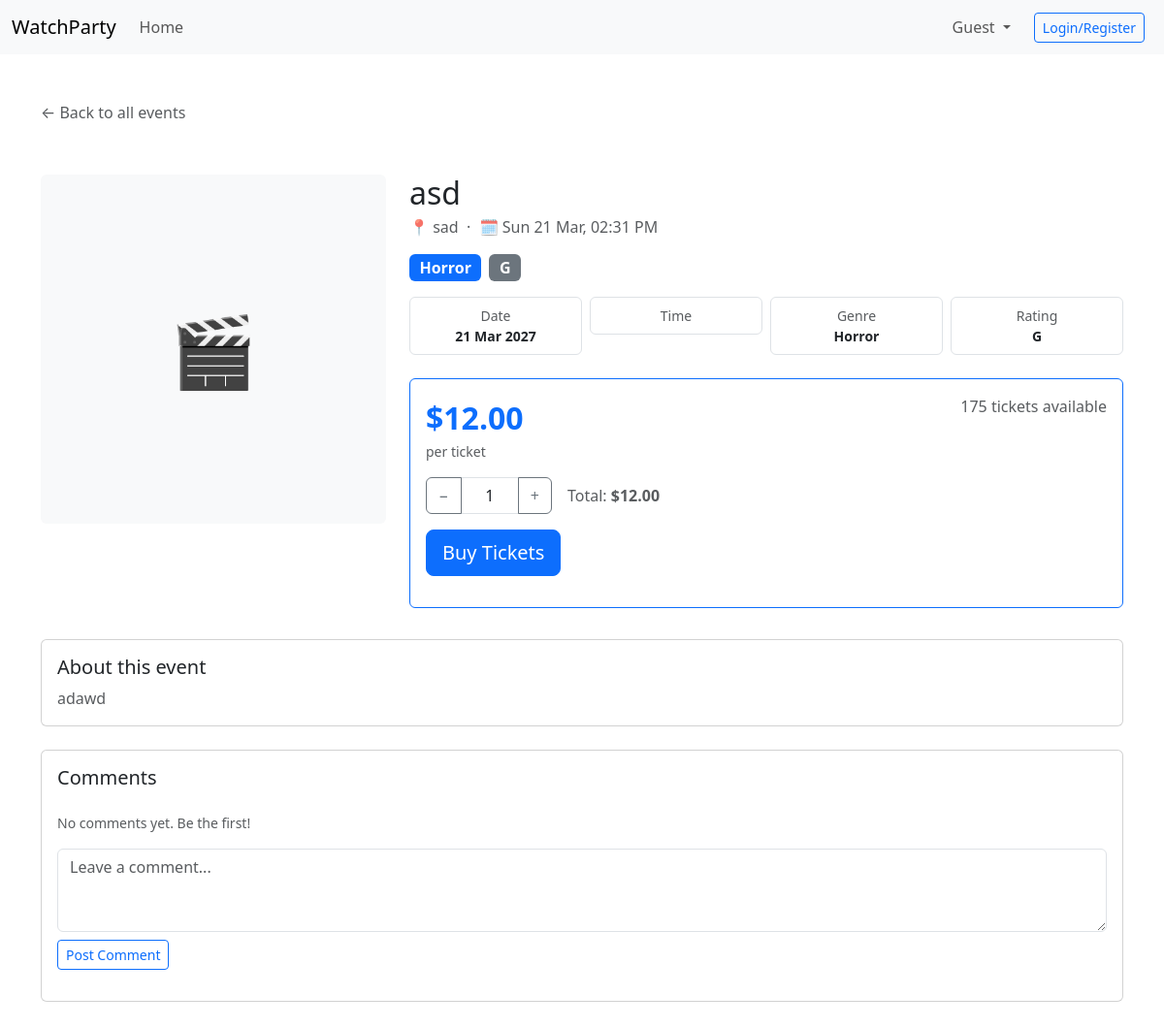
Before: /events/1 with the older database file.
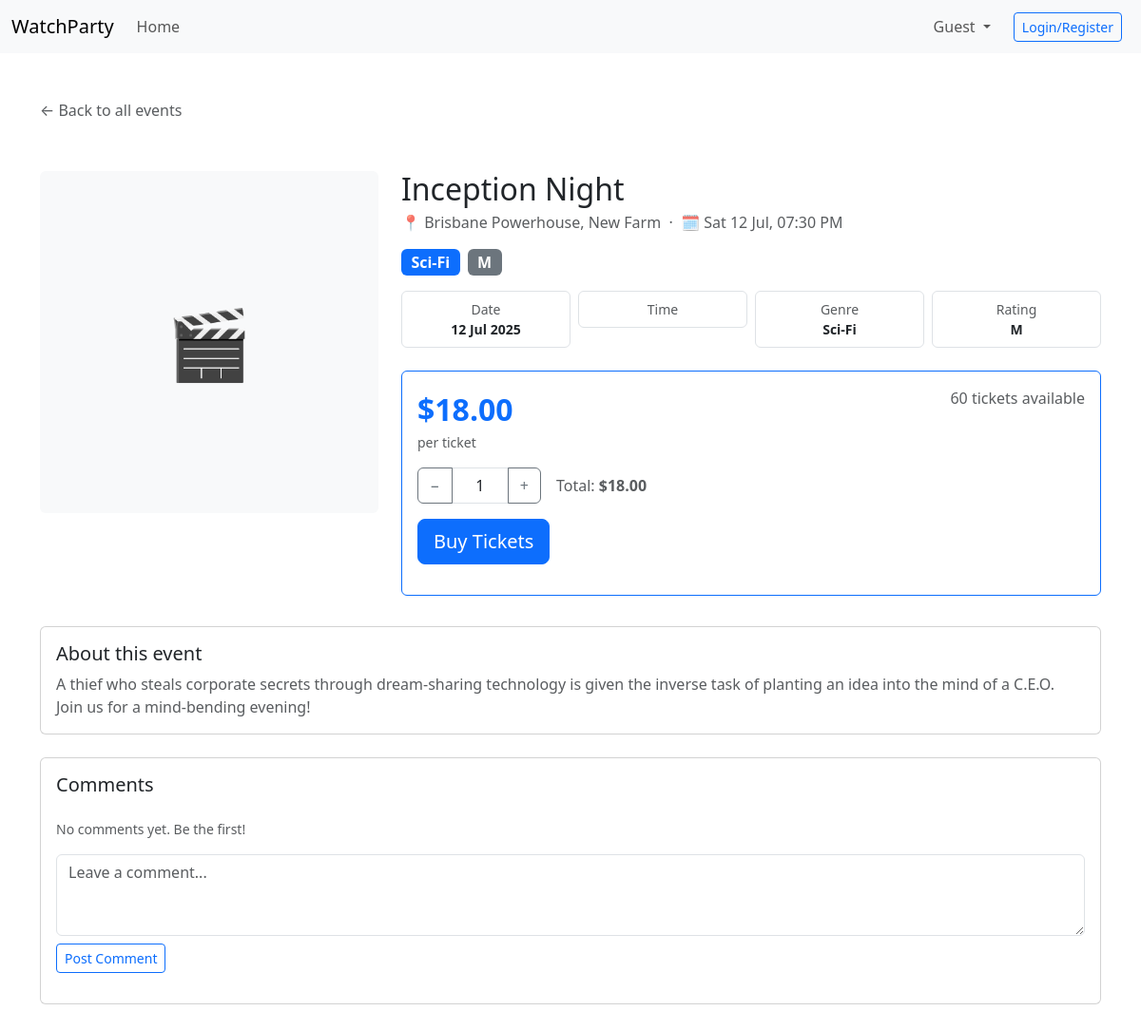
After: the same page with the newer database file.
### website/models.py (models this page shows)
class Event(db.Model):
    __tablename__ = 'event'
    id = db.Column(db.Integer, primary_key=True)
    title = db.Column(db.String(150), nullable=False)
    description = db.Column(db.Text, nullable=False)
    genre = db.Column(db.String(50))
    rating = db.Column(db.String(10))
    ticket_price = db.Column(db.Float)
    tickets_available = db.Column(db.Integer)
    location = db.Column(db.String(120), nullable=False)
    date = db.Column(db.DateTime)
    image = db.Column(db.String(255))
    comments = db.relationship('Comment', backref='event', lazy=True)
    orders = db.relationship('Booking', backref='event', lazy=True)

### website/views.py (the view, shortened to what this page needs)
@main_bp.route('/events/<int:event_id>', methods=['GET', 'POST'])
def event_detail(event_id):
    event = Event.query.get_or_404(event_id)
    comment_form = CommentForm()
    if "cart" not in session:
        session["cart"] = {}
    cart = session["cart"]
    key = str(event_id)
    cart.setdefault(key, 1)
    quantity = cart[key]
    return render_template('event_detail.html', event=event, comment_form=comment_form, quantity=quantity)

### website/forms.py
class CommentForm(FlaskForm):
    text = TextAreaField("Comment", validators=[InputRequired(), Length(min=1, max=500)])
    submit = SubmitField("Post comment")

### website/templates/event_detail.html (shortened to what the changed rows need)
{% extends "base.html" %}
{% block content %}
<div class="container mt-5">
    <div class="row g-4 mt-1">
        <div class="col-md-4">
            {% if event.image %}
            <div class="bg-light rounded d-flex align-items-center justify-content-center"
                 style="height: 360px; font-size: 72px; display: none!important;">🎬</div>
            {% else %}
            <div class="bg-light rounded d-flex align-items-center justify-content-center"
                 style="height: 360px; font-size: 72px;">🎬</div>
            {% endif %}
        </div>
        <div class="col-md-8">
            <h2 class="mb-1">{{ event.title }}</h2>
            <p class="text-muted mb-3">
                📍 {{ event.location }} &nbsp;·&nbsp;
                🗓 {{ event.date.strftime('%a %d %b, %I:%M %p').lstrip('0') if event.date else 'Date TBC' }}
            </p>
            <div class="mb-3">
                {% if event.genre %}
                <span class="badge bg-primary me-1 fs-6">{{ event.genre }}</span>
                {% endif %}
                {% if event.rating %}
                <span class="badge bg-secondary fs-6">{{ event.rating }}</span>
                {% endif %}
            </div>
            <div class="row g-2 mb-4">
                <div class="col-6 col-md-3">
                    <div class="border rounded p-2 text-center">
                        <div class="text-muted small">Date</div>
                        <div class="fw-semibold small">{{ event.date.strftime('%d %b %Y') if event.date else 'TBC' }}</div>
                    </div>
                </div>
                <div class="col-6 col-md-3">
                </div>
                <div class="col-6 col-md-3">
                    <div class="border rounded p-2 text-center">
                        <div class="text-muted small">Genre</div>
                        <div class="fw-semibold small">{{ event.genre if event.genre else '—' }}</div>
                    </div>
                </div>
                <div class="col-6 col-md-3">
                    <div class="border rounded p-2 text-center">
                        <div class="text-muted small">Rating</div>
                        <div class="fw-semibold small">{{ event.rating if event.rating else '—' }}</div>
                    </div>
                </div>
            </div>
            <div class="card border-primary mb-4">
                <div class="card-body">
                    <div class="d-flex justify-content-between align-items-start mb-3">
                        <div>
                            <div class="fs-2 fw-bold text-primary">
                                {% if event.ticket_price %}${{ "%.2f"|format(event.ticket_price) }}{% else %}Free{% endif %}
                            </div>
                            <div class="text-muted small">per ticket</div>
                        </div>
                        <div class="text-end">
                            {% if event.tickets_available and event.tickets_available > 0 %}
                            {% if event.tickets_available < 10 %}
                            <span class="text-warning fw-semibold">⚠ Only {{ event.tickets_available }} left!</span>
                            {% else %}
                            <span class="text-muted">{{ event.tickets_available }} tickets available</span>
                            {% endif %}
                            {% else %}
                            <span class="text-danger fw-semibold">Sold out</span>
                            {% endif %}
                        </div>
                    </div>
                    {% if event.tickets_available and event.tickets_available > 0 %}
                    <form method="POST">
                        <div class="d-flex align-items-center gap-3 mb-3">
                            <span class="text-muted">
                                Total: <strong>
                                    {% if event.ticket_price %}${{ "%.2f"|format(event.ticket_price * quantity) }}{% else %}Free{% endif %}
                                </strong>
                            </span>
                        </div>
                        {% else %}
                        <div class="d-grid">
                            <button class="btn btn-secondary btn-lg" disabled>Sold Out</button>
                        </div>
                        {% endif %}
                    </form>
                </div>
            </div>
        </div>
    </div>
    <div class="row mt-2">
        <div class="col-12">
            <div class="card mb-4">
                <div class="card-body">
                    <h5 class="card-title">About this event</h5>
                    <p class="card-text text-muted">{{ event.description }}</p>
                </div>
            </div>
        </div>
    </div>
</div>
{% endblock %}

Changed rows visible on the page:
changed Event: title "asd" → "Inception Night"; location "sad" → "Brisbane Powerhouse, New Farm"; date "Sun 21 Mar, 02:31 PM" → "Sat 12 Jul, 07:30 PM"; genre "Horror" → "Sci-Fi"; rating "G" → "M"; date "21 Mar 2027" → "12 Jul 2025"; ticket_price "12.00" → "18.00"; tickets_available "175" → "60"; event.ticket_price*quantity "12.00" → "18.00"; description "adawd" → "A thief who steals corporate secrets through dream-sharing technology is given the inverse task of planting an idea into the mind of a C.E.O. Join us for a mind-bending evening!"
